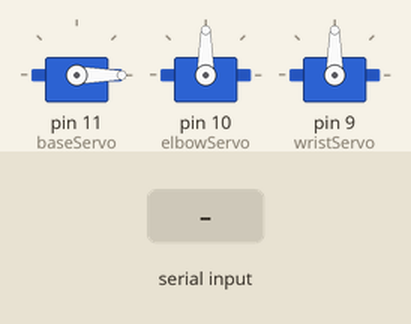
Recording of a program running on a simulated Arduino Uno, built with avr-gcc and run on an emulated ATmega328P. Parts: 3 × servo. The inputs (shaded band) are chosen by the test bench. What the program prints to the serial monitor is not drawn.

Above: at 1.2 s.
1.3 s: "90,45,200\n" received over Serial
At 2.5 s:
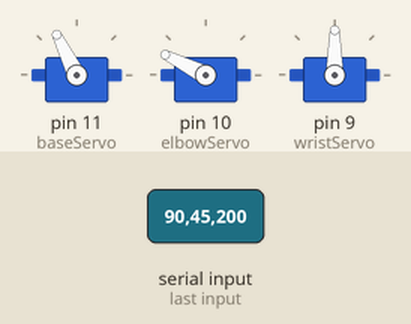
2.8 s: "0\n" received over Serial
At 5.6 s:
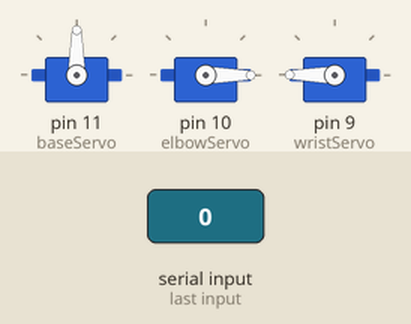
5.8 s: "30,150,10\n" received over Serial
At 7.0 s:
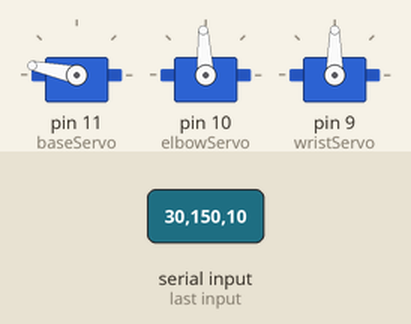
7.3 s: "90,45\n" received over Serial
At 8.8 s:
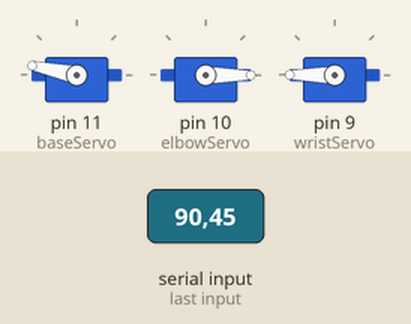
9.8 s: "5\n" received over Serial
At 12.6 s:
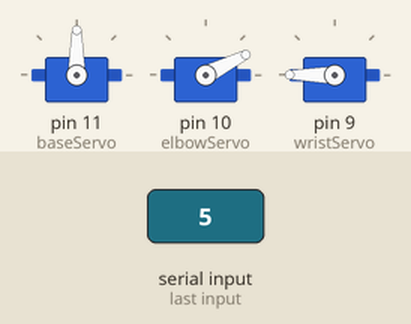
12.8 s: "1,90,45\n" received over Serial
At 13.5 s:
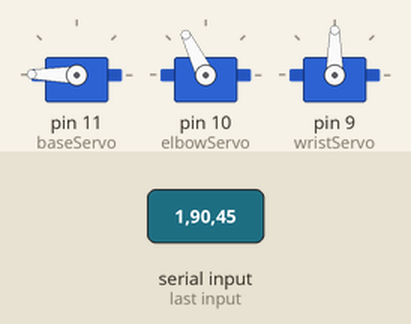
Timing chart, 0 to 15.3 s (numbered marks = the images above; inputs shaded):
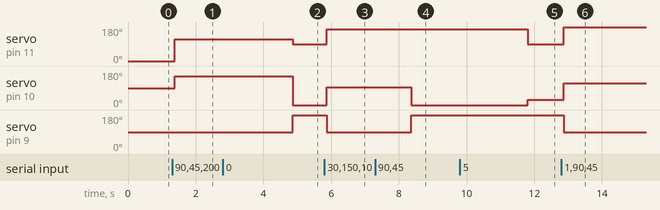

The program:

main.cpp
```cpp
// #include <Arduino.h>
// #include <Servo.h>

// Servo baseServo;    // joint 0
// Servo elbowServo;   // joint 1
// Servo wristServo;   // joint 2

// // Link lengths (cm)
// float a1 = 15.8;
// float a2 = 14.2;

// const float MAX_REACH = a1 + a2;
// const float MIN_REACH = sqrt(a1 * a1 + a2 * a2); // elbow ±90° limit

// float x, z, y;

// void setup()
// {
//   Serial.begin(9600);

//   baseServo.attach(11);
//   elbowServo.attach(10);
//   wristServo.attach(9);

//   baseServo.write(90);
//   elbowServo.write(90);
//   wristServo.write(90);

//   Serial.println("✅ System Ready");
//   Serial.println("Enter  X Y Z (example: 15 10 5)");
// }

// void inverseKinematics(float x ,float z, float y)
// {
//   if (z < 0)
//     z = 0;

//   float r = sqrt(z * z + y * y);
//   float R = sqrt(r*r + x*x);

//   int s = (y < 0) ? -1 : 1;

//   // ---------- Law of Cosines ----------
//   float theta1 = atan2(z, y);

//   float theta2 = acos((a1 * a1 + r * r - a2 * a2) / (2 * a1 * r)); // radians
//   float theta3 = acos((r * r - a1 * a1 - a2 * a2) / (2 * a1 * a2)); // radians

//   float theta4 = atan2(x, R); // radians

//   float alpha = theta1 + s * theta2;
//   float gamma = PI / 2 - alpha;
//   float beta  = theta3;

//   // ---------- Convert to degrees ----------
//   float baseDeg  = degrees(theta4);
//   float elbowDeg = degrees(gamma);
//   float wristDeg  = degrees(beta);

//   // ---------- Map to servo angles ----------
//   int base = constrain(baseDeg, 0, 180);
//   int elbow = constrain(90 + elbowDeg, 0, 180);
//   int wrist = constrain( s * wristDeg, 0, 180);

//   baseServo.write(base);
//   elbowServo.write(elbow);
//   wristServo.write(wrist);

//   Serial.print("θ1 = ");
//   Serial.print(baseDeg);
//   Serial.print("°, θ2 = ");
//   Serial.print(elbowDeg);
//   Serial.print("°, θ3 = ");
//   Serial.print(wristDeg);
//   Serial.println("°");
// }

// void loop()
// {
//   if (Serial.available() > 0)
//   {
//     float x_in = Serial.parseFloat();
//     float z_in = Serial.parseFloat();
//     float y_in = Serial.parseFloat();

//     while (Serial.available())
//       Serial.read();

//     Serial.println("\n----------------------------------------");
//     Serial.print("INPUT RECEIVED: X=");
//     Serial.print(x_in);
//     Serial.print("  Y=");
//     Serial.print(y_in);
//     Serial.print("  Z=");
//     Serial.println(z_in);

//     // ---------- FLOOR SAFETY ----------
//     z = z_in;
//     y = max(y_in, 0.0);
//     x = x_in;

//     float r = sqrt(z * z + y * y);
//     float R = sqrt(r*r + x*x);

//     if (y_in < 0)
//     {
//       Serial.println("SAFETY WARNING: Target is underground!");
//     }

//     // if (r >(MAX_REACH  + 0.01))
//     // {
//     //   Serial.println("⚠️ RANGE WARNING: Target too far");
//     //   return;
//     // }

//     // if (r <(MIN_REACH - 0.01))
//     // {
//     //   Serial.println("⚠️ JOINT WARNING: Target too close");
//     //   return;
//     // }

//     inverseKinematics(x, z, y);
//   }
// }

#include <Arduino.h>
#include <Servo.h>

// ---------------- SERVOS ----------------
Servo baseServo;     // joint 0 (yaw)
Servo elbowServo;    // joint 1
Servo wristServo;    // joint 2

// ---------------- LINK LENGTHS (cm) ----------------
float a1 = 15.8;
float a2 = 14.2;

const float MAX_REACH = a1 + a2;
const float MIN_REACH = abs(a1 - a2); // elbow ±90° limit

// ---------------- TARGET ----------------
float x, y, z;

// ---------------- SETUP ----------------
void setup()
{
  Serial.begin(9600);

  baseServo.attach(11);
  elbowServo.attach(10);
  wristServo.attach(9);

  baseServo.write(0);
  elbowServo.write(90);
  wristServo.write(90);

  Serial.println("✅ System Ready");
  Serial.println("Enter X Y Z   (example: 15 5 10)");
}

// ---------------- INVERSE KINEMATICS ----------------
void inverseKinematics(float x, float y, float z)
{
  // ---------- FLOOR SAFETY ----------
  if (z < 0)
    z = 0;

  // ---------- PLANAR DISTANCE ----------
  float R = sqrt(x * x + y * y);
  float d = sqrt(R * R + z * z);

  // ---------- AUTO-CLAMP TARGET ----------
  if (d > MAX_REACH)
  {
    float scale = MAX_REACH / d;
    R *= scale;
    z *= scale;
    d = MAX_REACH;
    Serial.println("⚠️ Target too far → clamped to MAX reach");
  }
  else if (d < MIN_REACH)
  {
    float scale = MIN_REACH / d;
    R *= scale;
    z *= scale;
    d = MIN_REACH;
    Serial.println("⚠️ Target too close → clamped to MIN reach");
  }
  if (z == 0 && R >= MAX_REACH - 0.5)
{
  elbowServo.write(0);
  wristServo.write(180);
  return;
}

  // ---------- ARM IK (R–Z PLANE) ----------
  float thetaBase = atan2(y, x);

  float theta1 = atan2(z, R);

  float theta2 = acos((d * d - a1 * a1 - a2 * a2) / (2 * a1 * a2));


  // 🔒 ELBOW SINGULARITY PROTECTION
  // float theta2_min = radians(5);   // 5° minimum bend
  // if (theta2 < theta2_min)
  //   theta2 = theta2_min;

  float wrist = theta2;

  float elbow = theta1 - atan2(a2 * sin(theta2), a1 + a2 * cos(theta2));

  // ---------- CONVERT TO DEGREES ----------
  float baseDeg = degrees(thetaBase);
  float elbowDeg = degrees(elbow);
  float wristDeg = degrees(wrist);

  // ---------- SERVO MAPPING ----------
  int basePos = constrain(90+ baseDeg, 0, 180);
  int elbowPos = constrain(90 + elbowDeg, 0, 180);
  int wristPos = constrain( 90 +wristDeg, 0, 180);

  baseServo.write(basePos);
  elbowServo.write(elbowPos);
  wristServo.write(wristPos);

  // ---------- DEBUG ----------
  Serial.print("Base = ");
  Serial.print(basePos);
  Serial.print("°, Elbow = ");
  Serial.print(elbowDeg);
  Serial.print("°, Wrist = ");
  Serial.print(wristDeg);
  Serial.println("°");
}

// ---------------- LOOP ----------------
void loop()
{
  if (Serial.available() > 0)
  {
    float x_in = Serial.parseFloat();
    float y_in = Serial.parseFloat();
    float z_in = Serial.parseFloat();

    while (Serial.available())
      Serial.read();

    Serial.println("\n----------------------------------------");
    Serial.print("INPUT:  X=");
    Serial.print(x_in);
    Serial.print("  Y=");
    Serial.print(y_in);
    Serial.print("  Z=");
    Serial.println(z_in);

    x = x_in;
    y = y_in;
    z = z_in;

    if (z_in < 0)
    {
      Serial.println("⚠️ SAFETY: Target below ground");
    }

    inverseKinematics(x, y, z);
  }
}
```

Measured:
- after the input at 1.3 s, servo on pin 11 (baseServo): 0° → 116° after 0.08 s; servo on pin 10 (elbowServo): 90° → 153° after 0.08 s
- after the input at 2.8 s, servo on pin 11 (baseServo): 116° → 90° after 2.1 s; servo on pin 10 (elbowServo): 153° → 0° after 2.1 s; servo on pin 9 (wristServo): 90° → 180° after 2.1 s
- after the input at 5.8 s, servo on pin 11 (baseServo): 90° → 168° after 0.08 s; servo on pin 10 (elbowServo): 0° → 93° after 0.08 s; servo on pin 9 (wristServo): 180° → 90° after 0.08 s
- after the input at 7.3 s, servo on pin 10 (elbowServo): 93° → 0° after 1.1 s; servo on pin 9 (wristServo): 90° → 180° after 1.1 s
- after the input at 9.8 s, servo on pin 11 (baseServo): 168° → 90° after 2.0 s; servo on pin 10 (elbowServo): 0° → 27° after 2.0 s
- after the input at 12.8 s, servo on pin 11 (baseServo): 90° → 179° after 0.07 s; servo on pin 10 (elbowServo): 27° → 116° after 0.07 s; servo on pin 9 (wristServo): 180° → 90° after 0.07 s
